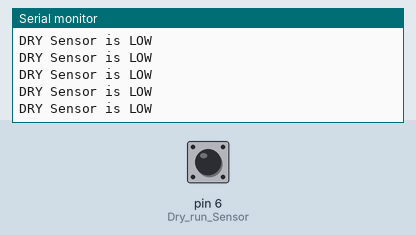
Bench run of a sketch on a simulated Arduino Uno, built with avr-gcc and run on an emulated ATmega328P. Parts: the last lines printed to the serial monitor. The inputs (shaded band) are chosen by the test bench; at power-on: pin 6 (Dry_run_Sensor) LOW. No radio packets arrive unless stated.

Above: at 1.2 s.
1.3 s: pin 6 (Dry_run_Sensor) driven HIGH
At 2.0 s:
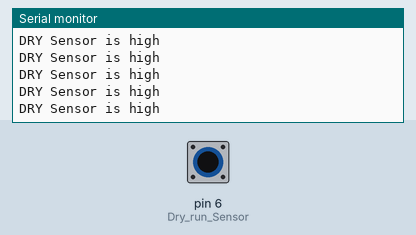
3.2 s: pin 6 (Dry_run_Sensor) driven LOW
At 3.8 s:
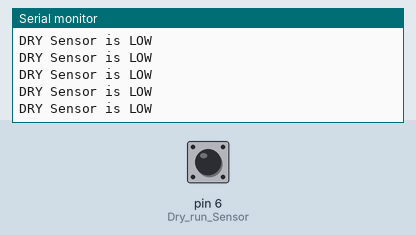
6.2 s: pin 6 (Dry_run_Sensor) driven HIGH
At 7.2 s:
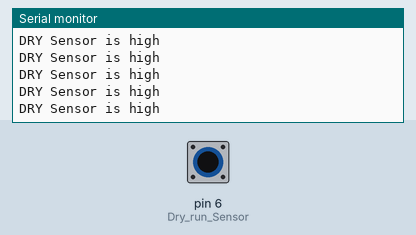
9.2 s: pin 6 (Dry_run_Sensor) pulsed LOW 2 times (0.12 s each, 0.3 s apart)
12.8 s: pin 6 (Dry_run_Sensor) driven LOW
At 13.7 s:
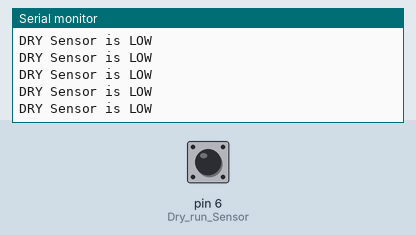
15.8 s: pin 6 (Dry_run_Sensor) driven HIGH
At 16.3 s:
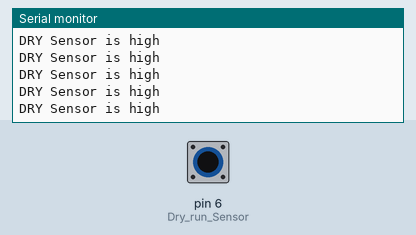

The sketch:

DryRun_Sensor.ino
```cpp
/*
* Arduino Wireless Communication Tutorial
*     Example 1 - Transmitter Code
*
* by Dejan Nedelkovski, www.HowToMechatronics.com
*
* Library: TMRh20/RF24, https://github.com/tmrh20/RF24/
*/
#include <SPI.h>
#include <nRF24L01.h>
#include <RF24.h>
RF24 radio(7, 8); // CE, CSN
const byte address[6] = "00002";
void setup() {
  radio.begin();
  Serial.begin(9600);
  radio.openWritingPipe(address);
  radio.setPALevel(RF24_PA_MAX);
  radio.setDataRate(RF24_1MBPS);
  //radio.stopListening();

  pinMode(6,INPUT); //Dry run Sensor

}
void loop() {
//Serial.println("Hellos");
  if(digitalRead(6) == HIGH){
    Serial.println("DRY Sensor is high");
    radio.stopListening();

    const char text[] = "D";
    radio.write(&text, sizeof(text));
    delay(5);
}

  else if(digitalRead(6) == LOW){
    Serial.println("DRY Sensor is LOW");
    radio.stopListening();

    const char text[] = "L";
    radio.write(&text, sizeof(text));
    delay(5);
}
}
```

Measured:
- after the input at 1.3 s, the serial monitor: prints a new line after 0.07 s (image 1)
- after the input at 12.8 s, the serial monitor: prints a new line after 0.07 s (image 4)
